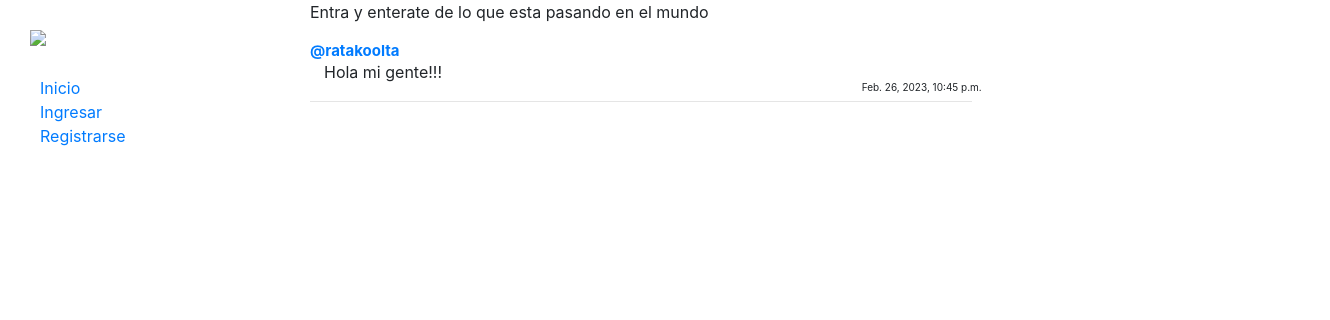
The app's page /, older data.
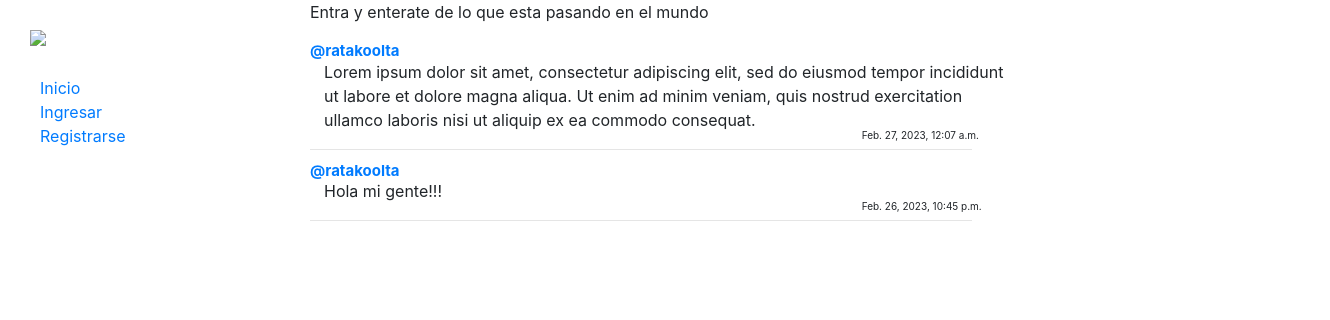
The same page, newer data.
### network/models.py (models this page shows, shortened)
class Post(models.Model):
    user = models.ForeignKey(User, on_delete=models.CASCADE, related_name="autor")
    post = models.CharField(max_length=140)
    date = models.DateTimeField(auto_now_add=True)

class User(AbstractUser):
    pass

### network/views.py (the view)
# urls.py: path("", views.index, name="index"),
def index(request):
    inicio = Post.objects.all().order_by("id").reverse()
    paginator = Paginator(inicio, 10)
    paginas = request.GET.get('page')
    publicaciones = paginator.get_page(paginas)
    return render(request, "network/index.html", {
        "inicio": inicio,
        "publicaciones": publicaciones
    })

### network/templates/network/index.html (shortened to what this page needs)
{% extends "network/layout.html" %}
{% block body %}
    {% if user.is_authenticated %}
        <h2 style="margin-top: 20px;">Inicio</h2> <br><br><br>
        <form action="{% url 'newPost' %}" method="post">
            {% csrf_token %}
            <textarea style="width: 60%;" name="post" row="4" cols="100" placeholder="¿Que esta pasando?"></textarea> <br>
            <input class="btn-primary" type="submit" value="Postear" id="btn"/>
        </form>
        <hr>
    {% else %}
        <p>Entra y enterate de lo que esta pasando en el mundo</p>
    {% endif %}
    <div class="inicio">
        {% for post in publicaciones %}
            <div>
                <p id="usuario"><a href="{% url 'profile' user_id=post.user.id %}">@{{ post.user }}</a></p>
                <p id="post"> {{ post.post }}</p>
                <p id="fecha">{{ post.date }}</p>
                <hr style="margin-bottom: 10px;">
            </div>
            {% endfor %}
    </div>
{% endblock %}

Row changes from the older to the newer data that the page shows:
added Post: user "ratakoolta", post "Lorem ipsum dolor sit amet, consectetur adipiscing elit, sed do eiusmod tempor incididunt ut labore et dolore magna aliqua. Ut enim ad minim veniam, quis nostrud exercitation ullamco laboris nisi ut aliquip ex ea commodo consequat.", date "Feb. 27, 2023, 12:07 a.m."
